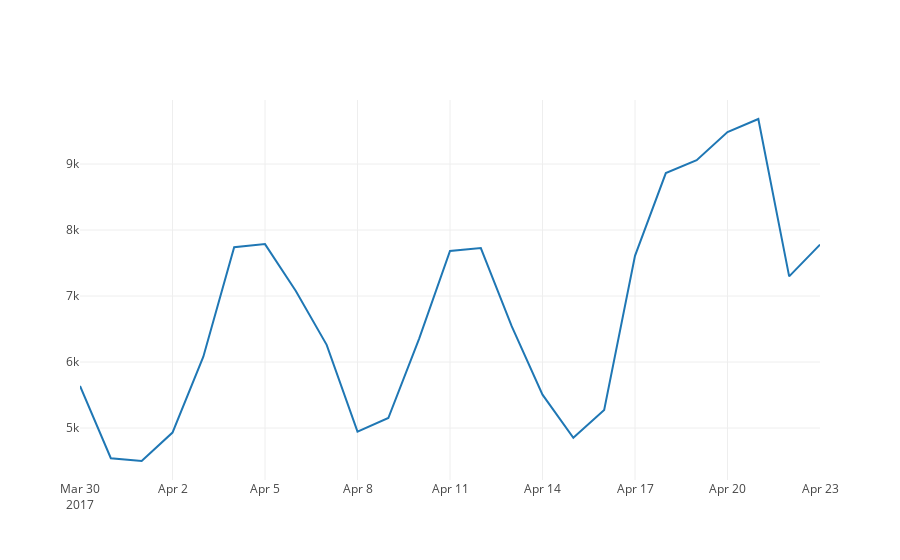

Notebook code for this chart:
### Code cell
iplot([{
    'x': [retrospective_end_date - datetime.timedelta(days=int(t)) for t in time_since_last_activity['datediff']],
    'y': time_since_last_activity['COUNT'],
}])

### Figure 1 — Plotly figure (JSON) as saved in the notebook; plotly's stock layout.template omitted (floating-point values rounded to 4 significant figures)
{"data": [{"x": ["2017-04-23", "2017-04-22", "2017-04-21", "2017-04-20", "2017-04-19", "2017-04-18", "2017-04-17", "2017-04-16", "2017-04-15", "2017-04-14", "2017-04-13", "2017-04-12", "2017-04-11", "2017-04-10", "2017-04-09", "2017-04-08", "2017-04-07", "2017-04-06", "2017-04-05", "2017-04-04", "2017-04-03", "2017-04-02", "2017-04-01", "2017-03-31", "2017-03-30"], "y": [7779, 7297, 9682, 9485, 9059, 8862, 7609, 5273, 4852, 5505, 6543, 7726, 7683, 6355, 5151, 4946, 6260, 7075, 7786, 7738, 6080, 4931, 4500, 4542, 5637]}], "layout": {}}
